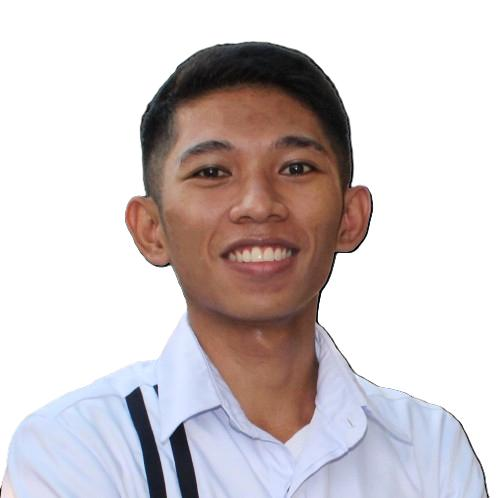
#> input picture uploads/image_upload.png, 501 x 498 px
$ python laplacianFilter.py   (older library calls are emulated)
#> lines starting #> are read from the running program, lines starting #| are printed output that depends on the picture
import cv2
import numpy as np
import matplotlib.pyplot as plt

def apply_laplacian_filter(image_path, filter_strength):
#> called with image_path = 'uploads/image_upload.png', filter_strength = 7
    image = cv2.imread(image_path, cv2.IMREAD_GRAYSCALE)
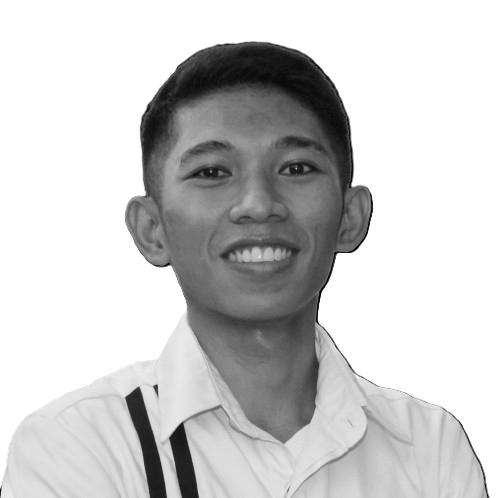
#> image: shape (498, 501); min 0, max 255, mean 203.1
    if image is None:
        raise FileNotFoundError(f"Could not load image from {image_path}")

    # Apply Laplacian filter (filter_strength controls the kernel size)
    laplacian = cv2.Laplacian(image, cv2.CV_64F, ksize=filter_strength)
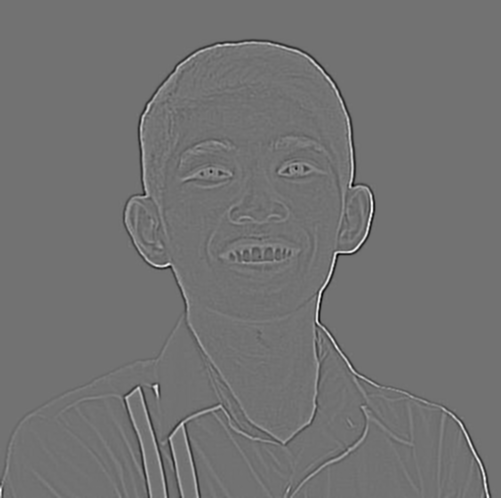
#> laplacian: shape (498, 501) float64; min -53644, max 65766, mean 0.8; drawn with min black and max white

    # Normalize to 8-bit values
    filtered_image = np.uint8(np.absolute(laplacian))
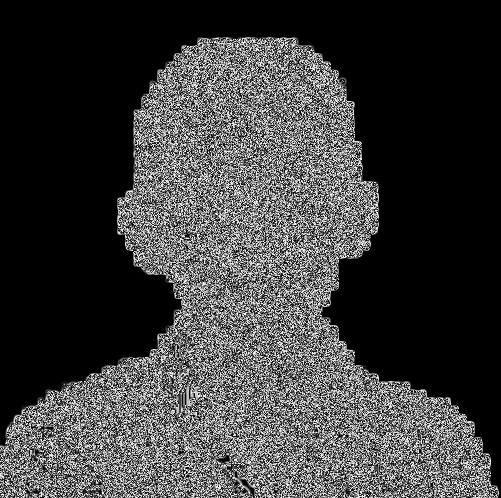
#> filtered_image: shape (498, 501); min 0, max 254, mean 61.6

    return image, filtered_image


# Parameters
image_path = "uploads/image_upload.png"  # Replace with your image path
filter_strength = 7  # Control the strength of the filter (higher = stronger)

# Apply the filter
original_image, filtered_image = apply_laplacian_filter(image_path, filter_strength)

# Display the images
plt.figure(figsize=(10, 5))
plt.subplot(1, 2, 1)
plt.title("Original Image")
plt.imshow(original_image, cmap="gray")
plt.axis("off")

plt.subplot(1, 2, 2)
plt.title(f"Filtered Image\n(Filter Strength: {filter_strength})")
plt.imshow(filtered_image, cmap="gray")
plt.axis("off")

plt.tight_layout()
plt.show()
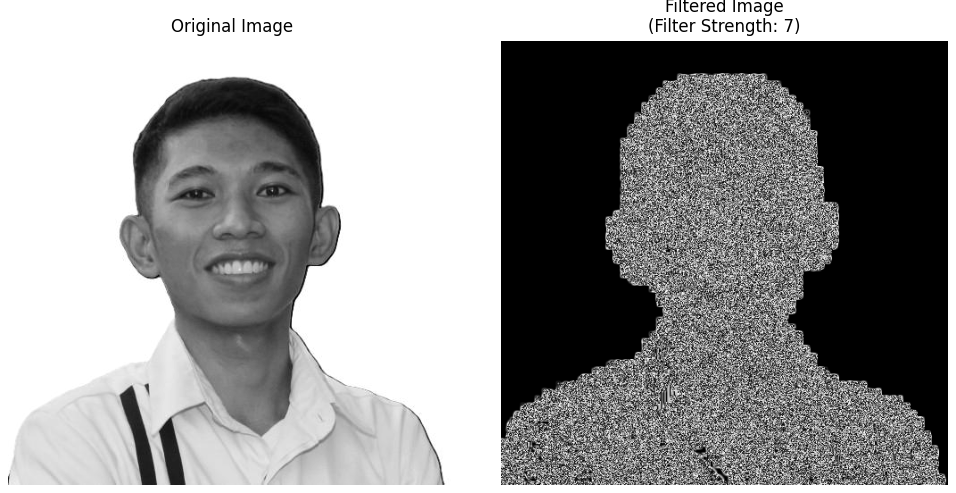
#> figure drawn by matplotlib, 2 panels
